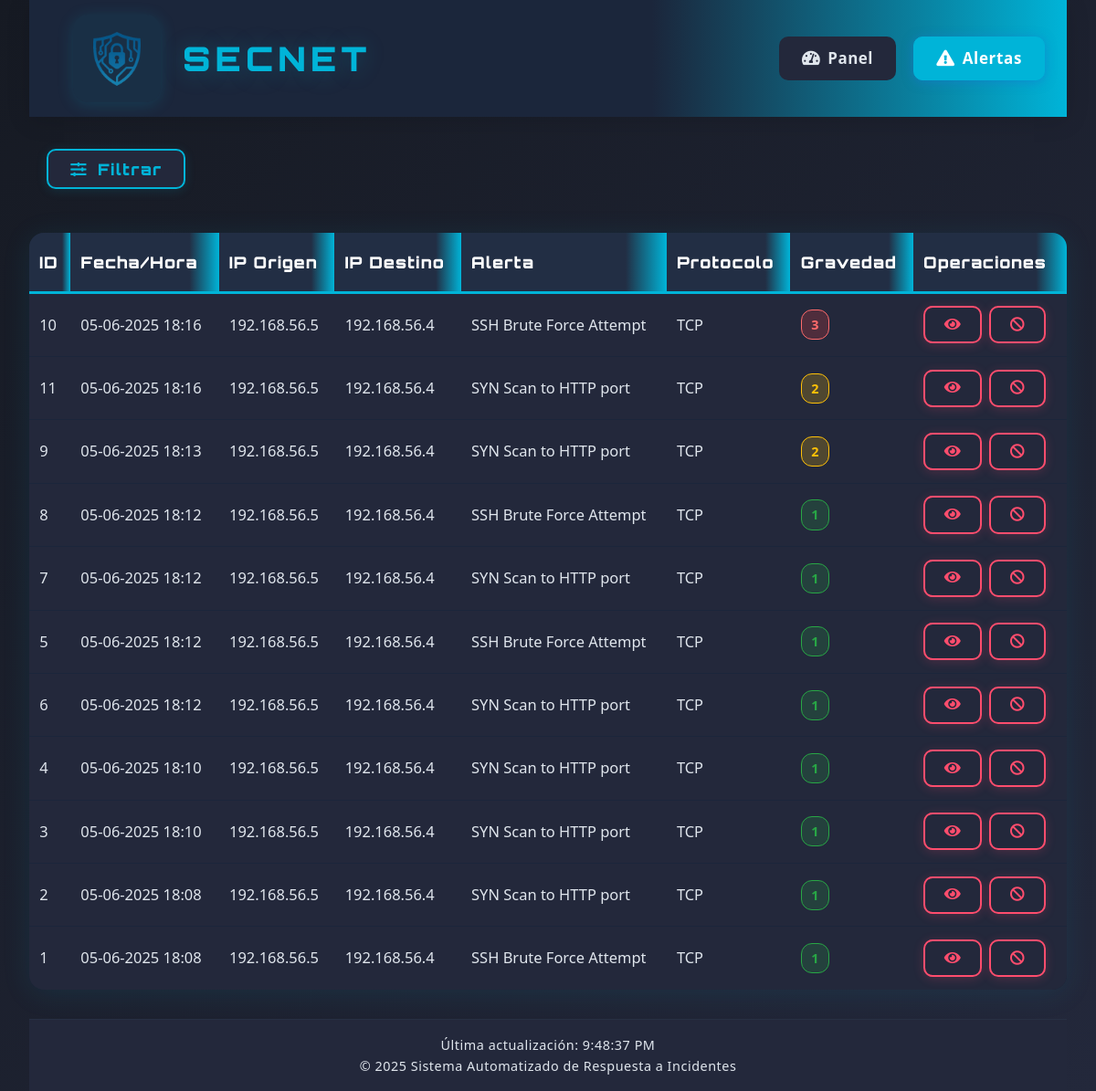
Page /web-interface/alerts.php on the earlier database version.
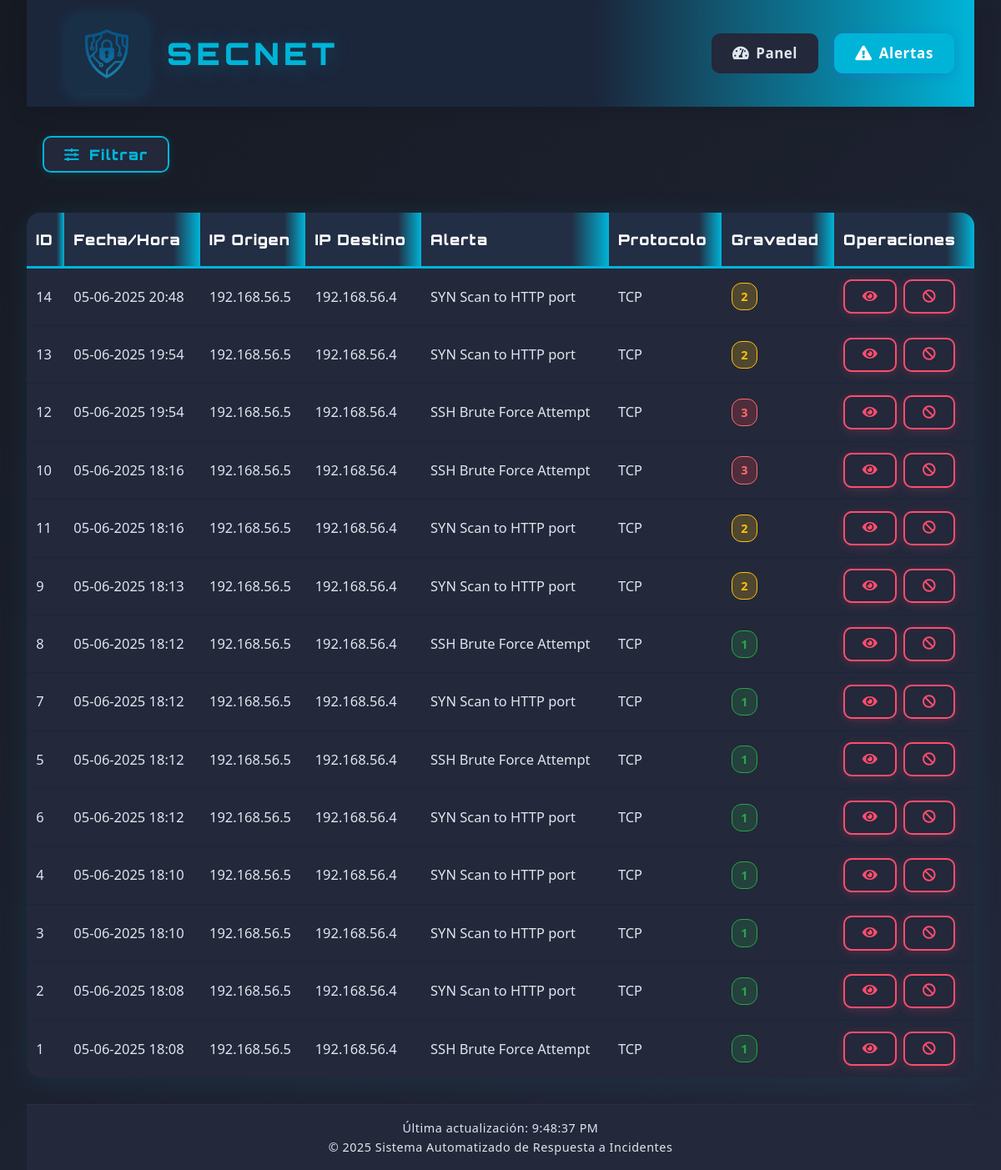
Same page on the later database version.
### tables this page shows
CREATE TABLE alerts (
        id INTEGER PRIMARY KEY AUTOINCREMENT,
        timestamp TEXT,
        source_ip TEXT,
        source_port TEXT,
        destination_ip TEXT,
        dest_port TEXT,
        alert_message TEXT,
        severity INTEGER,
        protocol TEXT,
        action_taken TEXT,
        raw_data TEXT
    );

### web-interface/alerts.php (the view, shortened to what this page needs)
<!DOCTYPE html>
<html lang="es">
<head>
    <link rel="stylesheet" href="css/style.css">
    <link rel="stylesheet" href="https://cdnjs.cloudflare.com/ajax/libs/font-awesome/5.15.3/css/all.min.css">
</head>
<body>
    <div class="container">
        <header>
            <div class="logo-container">
                <a href="index.php" style="display:flex;align-items:center;text-decoration:none;">
                    <img src="assets/logo.png" alt="Logo">
                    <h1 style="font-family: 'Orbitron', sans-serif;">SecNet</h1>
                </a>
            </div>
            <nav>
                <ul>
                    <li><a href="index.php"><i class="fas fa-tachometer-alt"></i> Panel</a></li>
                    <li><a href="alerts.php" class="active"><i class="fas fa-exclamation-triangle"></i> Alertas</a></li>
                </ul>
            </nav>
        </header>
        <main>
            <section class="alerts-section">
                <button id="toggleFiltersBtn" class="filter-button" type="button" style="margin-bottom:1.2rem;"><i class="fas fa-sliders-h"></i> Filtrar</button>
                <div class="alerts-table">
                    <table class="tech-table">
                        <thead>
                            <tr>
                                <th>ID</th>
                                <th>Fecha/Hora</th>
                                <th>IP Origen</th>
                                <th>IP Destino</th>
                                <th>Alerta</th>
                                <th>Protocolo</th>
                                <th>Gravedad</th>
                                <th>Operaciones</th>
                            </tr>
                        </thead>
                        <tbody id="alertsTableBody">
                            <?php
                            $db = new SQLite3('/var/www/html/database/alerts.db');
                            $db->exec("PRAGMA timezone = 'Europe/Madris'");
                            $offset = isset($_GET['offset']) ? intval($_GET['offset']) : 0;
                            $limit = 30;
                            $query = "SELECT * FROM alerts WHERE 1=1";
                            $query .= " ORDER BY timestamp DESC LIMIT $limit OFFSET $offset";
                            $stmt = $db->prepare($query);
                            $results = $stmt->execute();
                            while ($row = $results->fetchArray(SQLITE3_ASSOC)) {
                                echo '<tr>';
                                echo '<td>' . $row['id'] . '</td>';
                                $date = new DateTime($row['timestamp'], new DateTimeZone('UTC'));
                                $date->setTimezone(new DateTimeZone('Europe/Madrid'));
                                echo '<td data-timestamp="' . strtotime($row['timestamp']) . '">' . $date->format('d-m-Y H:i') . '</td>';
                                echo '<td>' . htmlspecialchars($row['source_ip']) . '</td>';
                                echo '<td>' . htmlspecialchars($row['destination_ip']) . '</td>';
                                echo '<td>' . htmlspecialchars($row['alert_message']) . '</td>';
                                echo '<td>' . htmlspecialchars($row['protocol']) . '</td>';
                                echo '<td><span class="gravedad-badge gravedad-' . (int)$row['severity'] . '">' . $row['severity'] . '</span></td>';
                                echo '<td>';
                                echo '<button class="action-btn alerta details-button" onclick="viewAlertDetails(' . $row['id'] . ')"><i class="fas fa-eye"></i></button> ';
                                echo '<button class="action-btn alerta block-button" onclick="blockIP(\'' . htmlspecialchars($row['source_ip']) . '\')"><i class="fas fa-ban"></i></button>';
                                echo '</td>';
                                echo '</tr>';
                            }
                            ?>
                        </tbody>
                    </table>
                </div>
            </section>
        </main>
        <footer class="footer-container">
            <p>&copy; <?php echo date('Y'); ?> Sistema Automatizado de Respuesta a Incidentes</p>
        </footer>
    </div>
</body>
</html>

Differences in the rows shown:
added alerts: id "14", timestamp "05-06-2025 20:48", source_ip "192.168.56.5", destination_ip "192.168.56.4", alert_message "SYN Scan to HTTP port", protocol "TCP", severity "2"
added alerts: id "13", timestamp "05-06-2025 19:54", source_ip "192.168.56.5", destination_ip "192.168.56.4", alert_message "SYN Scan to HTTP port", protocol "TCP", severity "2"
added alerts: id "12", timestamp "05-06-2025 19:54", source_ip "192.168.56.5", destination_ip "192.168.56.4", alert_message "SSH Brute Force Attempt", protocol "TCP", severity "3"
